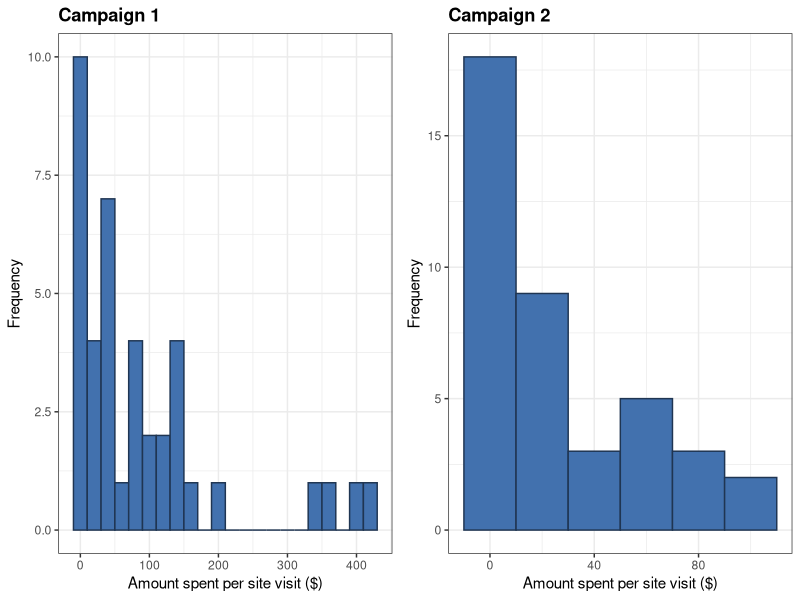
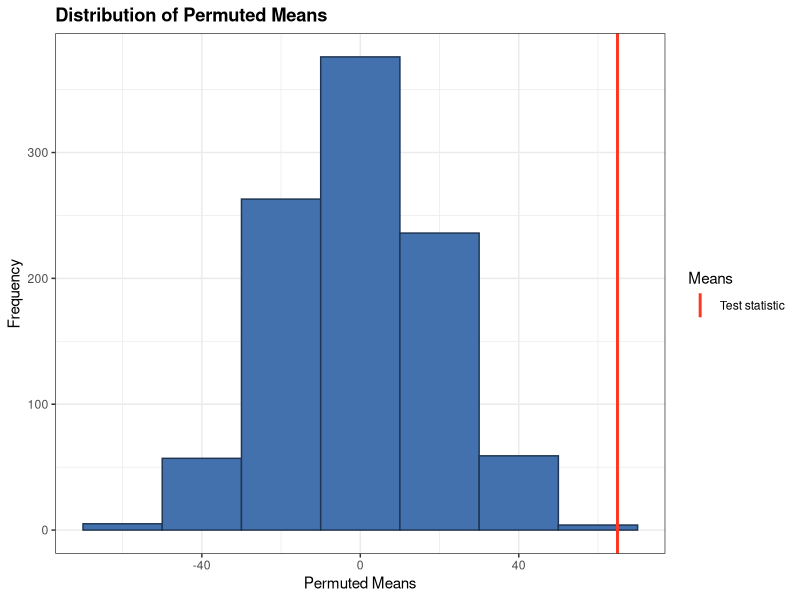

Write R code to recreate these figures, in order.
## ---- chunk 1
data <- data.frame(group = rep(c("Campaign 1", "Campaign 2"), c(40, 40)), 
                   alternative = numeric(length = 80))

set.seed(567)
#data$alternative[data$group == "Campaign 1"] <- c(rexp(30, rate = 0.5) * 100, runif(10, min = 50, max = 400))
#data$alternative[data$group == "Campaign 2"] <- c(rexp(30, rate = 2) * 100, runif(10, min = 50, max = 400))

data$alternative[data$group == "Campaign 1"] <- c(rep.int(0, 7), 
                                                  rexp(33, rate = 1) * 100)
data$alternative[data$group == "Campaign 2"] <- c(rep.int(0, 10), 
                                                  rexp(30, rate = 2.5) * 100)
## ---- chunk 2
# Load required packages
require(ggplot2); require(gridExtra)

# Set the colours for the graphs
barfill <- "#4271AE"
barlines <- "#1F3552"
line1 <- "black"
line2 <- "#FF3721"

# Plotting histogram of sample 1
g1 <- ggplot(data=as.data.frame(data$alternative[data$group == "Campaign 1"]), 
             aes(data$alternative[data$group == "Campaign 1"])) + 
        geom_histogram(binwidth = 20, fill = barfill, colour = barlines) +
        xlab("Amount spent per site visit ($)") +
        ylab("Frequency") +
        theme_bw() +
        ggtitle("Campaign 1") + 
        theme(plot.title = element_text(lineheight=1.1, face="bold")) 
            
# Plotting histogram of sample 2
g2 <- ggplot(data=as.data.frame(data$alternative[data$group == "Campaign 2"]), 
             aes(data$alternative[data$group == "Campaign 2"])) + 
        geom_histogram(binwidth = 20, fill = barfill, colour = barlines) +
        xlab("Amount spent per site visit ($)") +
        ylab("Frequency") +
        theme_bw() +
        ggtitle("Campaign 2") + 
        theme(plot.title = element_text(lineheight=1.1, face="bold"))

# Printing histograms
grid.arrange(g1, g2, nrow = 1, ncol = 2)
## ---- chunk 3
diff.means <- mean(data$alternative[data$group == "Campaign 1"]) - 
                mean(data$alternative[data$group == "Campaign 2"])
## ---- chunk 4
# Create a function that randomly reassigns each observation to a different group and then takes the mean difference between these new groups.
one.test <- function(grouping, variable) {
                resampled.group <- sample(grouping)
                mean(variable[resampled.group == "Campaign 2"]) - 
                    mean(variable[resampled.group == "Campaign 1"])
            }

# Example of how resampling works:
data$resampled.group <- sample(data$group)
rs.mean <- mean(data$alternative[data$resampled.group == "Campaign 2"]) - 
            mean(data$alternative[data$resampled.group == "Campaign 1"])
head(data[ , c("group", "resampled.group", "alternative")])
## ---- chunk 5
perm.means <- replicate(1000, one.test(data$group, data$alternative))
## ---- chunk 6
sig <- sum(perm.means > diff.means)
## ---- chunk 7
mean <- data.frame(Means="Test statistic", vals = diff.means)

g1 <- ggplot(data=as.data.frame(perm.means), aes(perm.means)) + 
        geom_histogram(binwidth = 20, fill = barfill, colour = barlines) +
        xlab("Permuted Means") +
        ylab("Frequency") +
        theme_bw() +
        ggtitle("Distribution of Permuted Means") + 
        theme(plot.title = element_text(lineheight=1.1, face="bold")) +
        geom_vline(data=mean, aes(xintercept=vals, linetype = Means, 
                             colour = Means), size = 1, show_guide = TRUE) + 
        scale_color_manual(values=c("Test statistic" = line2))
g1
